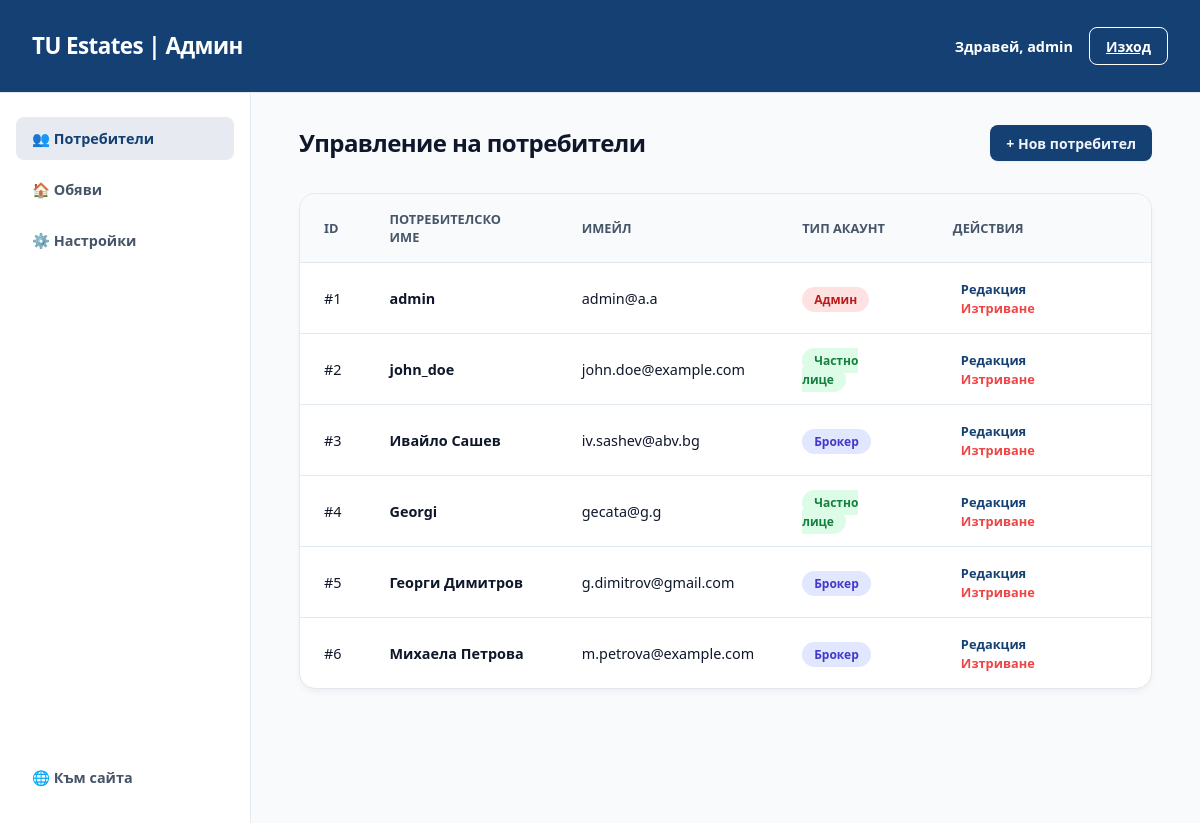
The app's page /index.php?action=admin (signed in) with its own data.
### tables this page shows
CREATE TABLE
    IF NOT EXISTS users (
        id INT AUTO_INCREMENT PRIMARY KEY,
        username VARCHAR(255) NOT NULL,
        email VARCHAR(255) NOT NULL UNIQUE,
        phone VARCHAR(50) NULL,
        image VARCHAR(255) NULL,
        description TEXT NULL,
        password VARCHAR(255) NOT NULL,
        user_type_id INT NOT NULL,
        FOREIGN KEY (user_type_id) REFERENCES user_types (id)
    );

### src/controllers/UserController.php (called while the page is built, shortened)
<?php
class UserController
{
    public static function getAllUsers(): array
    {
        $pdo = Database::getInstance();
        $users = [];
        try {
            $stmt = $pdo->query("SELECT id, username, email, password, user_type_id, phone, image, description FROM users");
            while ($row = $stmt->fetch(PDO::FETCH_ASSOC)) {
                $users[] = new User(
                    $row['id'],
                    $row['username'],
                    $row['email'],
                    $row['password'],
                    $row['user_type_id'],
                    $row['phone'] ?? '-',
                    $row['image'] ?? '-',
                    $row['description'] ?? '-'
                );
            }
        } catch (PDOException $e) {
            die('Error fetching users: ' . $e->getMessage());
        }
        return $users;
    }
}

### src/models/User.php (called while the page is built, shortened)
<?php
class User
{
    private int $id;
    private string $username;
    private string $email;
    private int $userType;
    public function __construct(  int $id,
        string $username,
        string $email,
        string $password,
        int $userType,
        ?string $phone = null,
        ?string $image = null,
        ?string $description = null)
    {
        $this->id = $id;
        $this->username = $username;
        $this->email = $email;
        $this->userType = $userType;
    }
    public function getId(): int
    {
        return $this->id;
    }
    public function getUsername(): string
    {
        return $this->username;
    }
    public function getEmail(): string
    {
        return $this->email;
    }
    public function getUserType(): string
    {
        return $this->userType;
    }
}

### src/views/admin.php (the view, shortened to what this page needs)
<!DOCTYPE html>
<html lang="bg">
<head>
    <link rel="stylesheet" href="style.css">
</head>
<body style="background-color: var(--search-light);">
    <header style="background-color: var(--tu_blue_primary); color: white; padding: 1rem 2rem; display: flex; justify-content: space-between; align-items: center; z-index: 100;">
        <div class="logo_group" style="color: white;">
            <h1 class="heading_primary" style="color: white; margin: 0;">TU Estates | Админ</h1>
        </div>
        <div style="display: flex; gap: 1rem; align-items: center;">
            <span style="font-weight: 600; font-size: 0.9rem;">Здравей, <?= htmlspecialchars($_SESSION['username']) ?></span>
            <a href="index.php?action=logout" class="btn_secondary" style="color: white; border-color: white;">Изход</a>
        </div>
    </header>
    <div class="admin_layout">
        <aside class="admin_sidebar">
            <nav class="admin_nav">
                <a href="index.php?action=admin" class="admin_nav_link active">👥 Потребители</a>
                <a href="index.php?action=admin_estates" class="admin_nav_link">🏠 Обяви</a>
                <a href="index.php?action=admin_settings" class="admin_nav_link">⚙️ Настройки</a>
                <a href="index.php?action=homepage" class="admin_nav_link" style="margin-top: auto;">🌐 Към сайта</a>
            </nav>
        </aside>
        <main class="admin_main">
            <div style="display: flex; justify-content: space-between; align-items: center; margin-bottom: 2rem;">
                <h2 class="section_title">Управление на потребители</h2>
                <a href="index.php?action=admin_add_user" class="btn_primary" style="text-decoration: none;">+ Нов потребител</a>
            </div>
            <div class="table_container">
                <table class="admin_table">
                    <thead>
                        <tr>
                            <th>ID</th>
                            <th>Потребителско име</th>
                            <th>Имейл</th>
                            <th>Тип акаунт</th>
                            <th>Действия</th>
                        </tr>
                    </thead>
                    <tbody>
                        <?php
                        $users = UserController::getAllUsers();
                        foreach ($users as $user):
                            $roleName = match ((int)$user->getUserType()) {
                                1 => '<span class="badge badge-admin">Админ</span>',
                                2 => '<span class="badge badge-broker">Брокер</span>',
                                3 => '<span class="badge badge-user">Частно лице</span>',
                                default => '<span class="badge">Гост</span>'
                            };
                        ?>
                            <tr>
                                <td>#<?= htmlspecialchars($user->getId()) ?></td>
                                <td style="font-weight: 600;"><?= htmlspecialchars($user->getUsername()) ?></td>
                                <td><?= htmlspecialchars($user->getEmail()) ?></td>
                                <td><?= $roleName ?></td>
                                <td>
                                    <a href="index.php?action=admin_edit_user&id=<?= $user->getId() ?>" class="action_btn edit_btn" style="text-decoration: none;">Редакция</a>
                                    <a href="index.php?action=admin_delete_user&id=<?= $user->getId() ?>" class="action_btn delete_btn" style="text-decoration: none;" onclick="return confirm('Сигурни ли сте, че искате да изтриете този потребител?');">Изтриване</a>
                                </td>
                            </tr>
                        <?php endforeach; ?>
                    </tbody>
                </table>
            </div>
        </main>
    </div>
</body>
</html>

### public/style/base.css (style rules this page uses)
:root { --tu_blue_primary: #154073; --tu_blue_primary_rgb: 21, 64, 115; --tu_logo_bg_dark: rgba(21, 64, 115, 0.2); --header-bg-light: rgba(255, 255, 255, 0.9); --header-bg-dark: rgba(15, 23, 42, 0.9); --border-light: #e2e8f0; --border-dark: #1e293b; --bg-light: #f8fafc; --bg-dark: #1e293b; --text-light: #0f172a; --text-dark: #f1f5f9; --search-dark: #1e293b; --search-light: #f8fafc; --par-light: #475569; --par-dark: #94a3b8; --btn-hover: #1a4f8d; }
body { height: 100vh; width: 100%; display: flex; flex-direction: column; font-family: "Display Font", system-ui, sans-serif; -webkit-font-smoothing: antialiased; background-color: var(--bg-light); color: var(--text-light); margin: 0; }

### public/style/buttons.css (style rules this page uses)
.btn_primary { display: flex; align-items: center; justify-content: center; height: 2.25rem; padding-left: 1rem; padding-right: 1rem; border-radius: 0.5rem; border: none; font-size: 0.875rem; font-weight: 700; color: var(--text-dark); cursor: pointer; background-color: var(--tu_blue_primary); box-shadow: 0 1px 2px 0 rgba(0, 0, 0, 0.05); transition: background-color 0.5s cubic-bezier(0.4, 0, 0.2, 1), transform 0.3s cubic-bezier(0.34, 1.56, 0.64, 1), box-shadow 0.4s ease; }
.btn_secondary { display: flex; align-items: center; justify-content: center; height: 2.25rem; padding-left: 1rem; padding-right: 1rem; border-radius: 0.5rem; font-size: 0.875rem; font-weight: 700; cursor: pointer; color: var(--tu_blue_primary); background-color: transparent; border: 1px solid var(--tu_blue_primary); transition: background-color 0.4s, color 0.4s; }

### public/style/header.css (style rules this page uses)
header { position: sticky; top: 0; z-index: 1001; height: 60px; display: flex; align-items: center; justify-content: flex-start; gap: 2rem; flex-shrink: 0; white-space: nowrap; padding: 0.75rem 1.5rem; background-color: var(--header-bg-light); border-bottom: 1px solid var(--border-light); }
.logo_group { display: flex; align-items: center; gap: 0.75rem; color: var(--text-light); text-decoration: none; }
.heading_primary { font-size: 1.4rem; font-weight: 700; line-height: 1.25; letter-spacing: -0.025em; color: var(--text-light); }

### public/style/layout.css (style rules this page uses)
.section_title { font-weight: 700; letter-spacing: -0.025em; color: var(--text-light); line-height: 2.25rem; margin: 0px; }

### public/style/admin.css (style rules this page uses)
.admin_layout { display: flex; min-height: calc(100vh - 70px); background-color: var(--search-light); }
.admin_sidebar { width: 250px; background-color: white; border-right: 1px solid var(--border-light); display: flex; flex-direction: column; }
.admin_nav { display: flex; flex-direction: column; padding: 1.5rem 1rem; gap: 0.5rem; height: 100%; }
.admin_nav_link { padding: 0.75rem 1rem; text-decoration: none; color: var(--par-light); font-weight: 600; font-size: 0.9rem; border-radius: 0.5rem; transition: all 0.2s ease; }
.admin_nav_link.active { background-color: rgba(var(--tu_blue_primary_rgb), 0.1); color: var(--tu_blue_primary); }
.admin_main { flex: 1; padding: 2rem 3rem; overflow-y: auto; }
.table_container { background: white; border-radius: 1rem; border: 1px solid var(--border-light); overflow: hidden; box-shadow: 0 4px 6px -1px rgba(0, 0, 0, 0.05); }
.admin_table { width: 100%; border-collapse: collapse; text-align: left; }
.admin_table th { background-color: var(--bg-light); padding: 1rem 1.5rem; font-size: 0.8rem; text-transform: uppercase; color: var(--par-light); border-bottom: 1px solid var(--border-light); }
.admin_table td { padding: 1rem 1.5rem; border-bottom: 1px solid var(--border-light); color: var(--text-light); font-size: 0.9rem; }
.admin_table tr:last-child td { border-bottom: none; }
.badge { padding: 0.25rem 0.75rem; border-radius: 9999px; font-size: 0.75rem; font-weight: 700; background-color: var(--border-light); color: var(--par-light); }
.badge-admin { background-color: #fee2e2; color: #b91c1c; }
.badge-broker { background-color: #e0e7ff; color: #4338ca; }
.badge-user { background-color: #dcfce7; color: #15803d; }
.action_btn { border: none; background: none; font-weight: 600; font-size: 0.8rem; cursor: pointer; padding: 0.25rem 0.5rem; border-radius: 0.25rem; transition: all 0.2s; }
.edit_btn { color: var(--tu_blue_primary); }
.delete_btn { color: #ef4444; }

### records on screen
users: id "1", username "admin", email "admin@a.a", user_type "Админ"
users: id "2", username "john_doe", email "john.doe@example.com", user_type "Частно лице"
users: id "3", username "Ивайло Сашев", email "iv.sashev@abv.bg", user_type "Брокер"
users: id "4", username "Georgi", email "gecata@g.g", user_type "Частно лице"
users: id "5", username "Георги Димитров", email "g.dimitrov@gmail.com", user_type "Брокер"
users: id "6", username "Михаела Петрова", email "m.petrova@example.com", user_type "Брокер"

### other values on screen
$_SESSION['username'] "admin"
